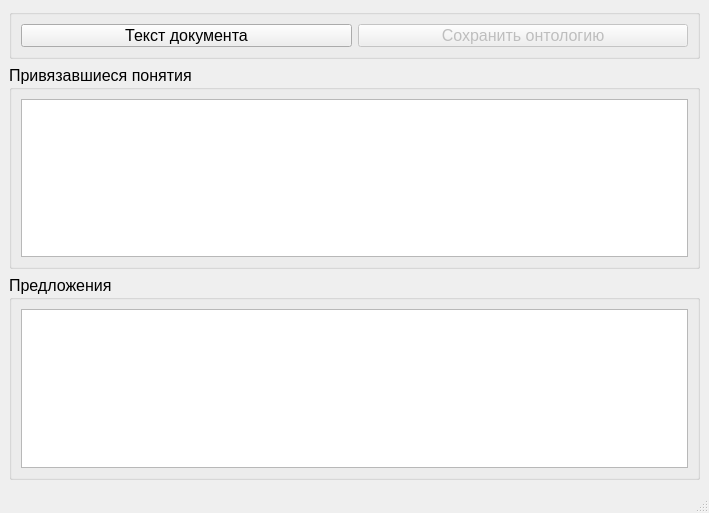
<?xml version="1.0" encoding="UTF-8"?>
<ui version="4.0">
 <class>MainWindow</class>
 <widget class="QMainWindow" name="MainWindow">
  <property name="geometry">
   <rect>
    <x>0</x>
    <y>0</y>
    <width>709</width>
    <height>513</height>
   </rect>
  </property>
  <property name="font">
   <font>
    <family>MS Shell Dlg 2</family>
    <pointsize>12</pointsize>
   </font>
  </property>
  <property name="windowTitle">
   <string>Документы</string>
  </property>
  <widget class="QWidget" name="centralwidget">
   <layout class="QVBoxLayout" name="verticalLayout">
    <item>
     <widget class="QGroupBox" name="groupBox_3">
      <property name="sizePolicy">
       <sizepolicy hsizetype="Expanding" vsizetype="Expanding">
        <horstretch>0</horstretch>
        <verstretch>0</verstretch>
       </sizepolicy>
      </property>
      <property name="maximumSize">
       <size>
        <width>16777215</width>
        <height>50</height>
       </size>
      </property>
      <property name="title">
       <string/>
      </property>
      <layout class="QHBoxLayout" name="horizontalLayout">
       <item>
        <widget class="QPushButton" name="docTextButton">
         <property name="text">
          <string>Текст документа</string>
         </property>
        </widget>
       </item>
       <item>
        <widget class="QPushButton" name="saveOntButton">
         <property name="enabled">
          <bool>false</bool>
         </property>
         <property name="text">
          <string>Сохранить онтологию</string>
         </property>
        </widget>
       </item>
      </layout>
     </widget>
    </item>
    <item>
     <widget class="QGroupBox" name="groupBox">
      <property name="title">
       <string>Привязавшиеся понятия</string>
      </property>
      <layout class="QVBoxLayout" name="verticalLayout_2">
       <item>
        <widget class="QListWidget" name="attachedConceptsList"/>
       </item>
      </layout>
     </widget>
    </item>
    <item>
     <widget class="QGroupBox" name="groupBox_2">
      <property name="title">
       <string>Предложения</string>
      </property>
      <layout class="QVBoxLayout" name="verticalLayout_3">
       <item>
        <widget class="QTextBrowser" name="sentTextBrowser">
         <property name="font">
          <font>
           <pointsize>14</pointsize>
          </font>
         </property>
        </widget>
       </item>
      </layout>
     </widget>
    </item>
   </layout>
  </widget>
  <widget class="QMenuBar" name="menubar">
   <property name="geometry">
    <rect>
     <x>0</x>
     <y>0</y>
     <width>709</width>
     <height>21</height>
    </rect>
   </property>
  </widget>
  <widget class="QStatusBar" name="statusbar"/>
 </widget>
 <resources/>
 <connections/>
</ui>
